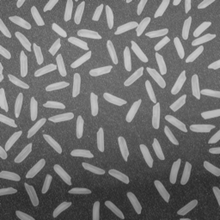
%> input picture clases/Cap01_Introduccion/images/rice.png, 220 x 220 px, shrunk from 512 x 512 before the run
$ octave IMG06_EjemploCirculante.m   (GNU Octave 9; MATLAB toolbox functions it lacks are replaced by stand-ins)
%> lines starting %> are read from the running program, lines starting %| are printed output that depends on the picture; in (x1, y1, x2, y2) boxes, pixels count from 0 and x2, y2 are one past the last pixel; in counts of white or black regions, pixels touching at a corner belong together; the program's own positions count from 1
close all
I = imread('rice.png');
%> I is the input picture: size 220x220 uint8; min 40, max 207, mean 111.2
M = 64;
i1 = 156;
j1 = 127;
F = double(I(i1:i1+M-1,j1:j1+M-1));
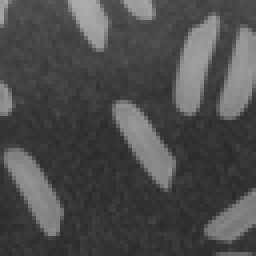
%> F: size 64x64 double (shown 4 times larger); min 40, max 173, mean 76.1

[N1,M1] = size(F);
%> N1 = 64; M1 = 64
n = 7;
N = N1+n-1;
%> N = 70
Fp = zeros(N,N);
Fp(1:N1,1:N1) = F;
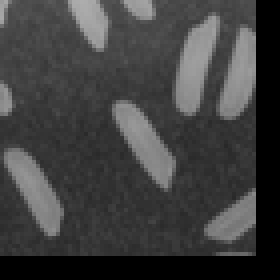
%> Fp: size 70x70 double (shown 4 times larger); min 0, max 173, mean 63.6
figure(1)
imshow(F,[])
h = ones(n,n)/n^2;
Hp = zeros(N,N);
Hp(1:n,1:n) = h;
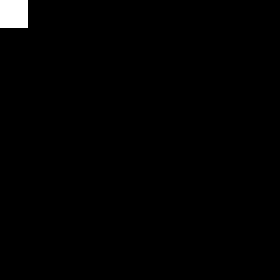
%> Hp: size 70x70 double (shown 4 times larger); values 0 (black) and 0.0204 (white), 1% white; 1 white region, box (x1, y1, x2, y2) and area: (0, 0, 7, 7) 49
G = conv2(F,h,'same');
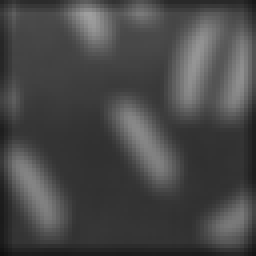
%> G: size 64x64 double (shown 4 times larger); min 16.53, max 159.3, mean 71.9
figure(2)
imshow(G,[])
f = Fp(:); % f es un vector con las columnas de F concatenadas (hacia abajo)
%> f = 4900 values, max 173 at index 1401, min 0 at index 65, mean 63.65

HC = [];
%> (the run ends here)
